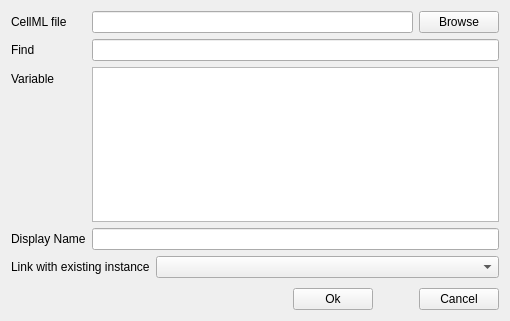
<?xml version="1.0" encoding="UTF-8"?>
<ui version="4.0">
 <class>BGParameterImport</class>
 <widget class="QWidget" name="BGParameterImport">
  <property name="geometry">
   <rect>
    <x>0</x>
    <y>0</y>
    <width>510</width>
    <height>321</height>
   </rect>
  </property>
  <property name="windowTitle">
   <string>Parameter Import</string>
  </property>
  <layout class="QVBoxLayout" name="verticalLayout">
   <item>
    <layout class="QFormLayout" name="formLayout">
     <item row="0" column="0">
      <widget class="QLabel" name="label">
       <property name="text">
        <string>CellML file</string>
       </property>
      </widget>
     </item>
     <item row="0" column="1">
      <layout class="QHBoxLayout" name="horizontalLayout_2">
       <item>
        <widget class="QLineEdit" name="cellmlfileuri"/>
       </item>
       <item>
        <widget class="QPushButton" name="loadButton">
         <property name="text">
          <string>Browse</string>
         </property>
        </widget>
       </item>
      </layout>
     </item>
     <item row="3" column="0">
      <widget class="QLabel" name="label_4">
       <property name="text">
        <string>Display Name</string>
       </property>
      </widget>
     </item>
     <item row="3" column="1">
      <widget class="QLineEdit" name="variableNameMap"/>
     </item>
     <item row="2" column="1">
      <widget class="QTreeView" name="cellMLVariablesView"/>
     </item>
     <item row="2" column="0">
      <widget class="QLabel" name="label_3">
       <property name="text">
        <string>Variable</string>
       </property>
      </widget>
     </item>
     <item row="1" column="0">
      <widget class="QLabel" name="findLabel">
       <property name="text">
        <string>Find</string>
       </property>
      </widget>
     </item>
     <item row="1" column="1">
      <widget class="QLineEdit" name="findCellMLVariable"/>
     </item>
    </layout>
   </item>
   <item>
    <layout class="QHBoxLayout" name="horizontalLayout_3" stretch="0,1">
     <item>
      <widget class="QLabel" name="existingCellMLInstancesLabel">
       <property name="text">
        <string>Link with existing instance</string>
       </property>
      </widget>
     </item>
     <item>
      <widget class="QComboBox" name="existingCellMLInstances"/>
     </item>
    </layout>
   </item>
   <item>
    <spacer name="verticalSpacer">
     <property name="orientation">
      <enum>Qt::Vertical</enum>
     </property>
     <property name="sizeHint" stdset="0">
      <size>
       <width>20</width>
       <height>40</height>
      </size>
     </property>
    </spacer>
   </item>
   <item>
    <layout class="QHBoxLayout" name="horizontalLayout">
     <item>
      <spacer name="horizontalSpacer_2">
       <property name="orientation">
        <enum>Qt::Horizontal</enum>
       </property>
       <property name="sizeHint" stdset="0">
        <size>
         <width>40</width>
         <height>20</height>
        </size>
       </property>
      </spacer>
     </item>
     <item>
      <widget class="QPushButton" name="applyButton">
       <property name="text">
        <string>Ok</string>
       </property>
      </widget>
     </item>
     <item>
      <spacer name="horizontalSpacer">
       <property name="orientation">
        <enum>Qt::Horizontal</enum>
       </property>
       <property name="sizeType">
        <enum>QSizePolicy::Fixed</enum>
       </property>
       <property name="sizeHint" stdset="0">
        <size>
         <width>40</width>
         <height>20</height>
        </size>
       </property>
      </spacer>
     </item>
     <item>
      <widget class="QPushButton" name="cancelButton">
       <property name="text">
        <string>Cancel</string>
       </property>
      </widget>
     </item>
    </layout>
   </item>
  </layout>
 </widget>
 <resources/>
 <connections/>
</ui>
